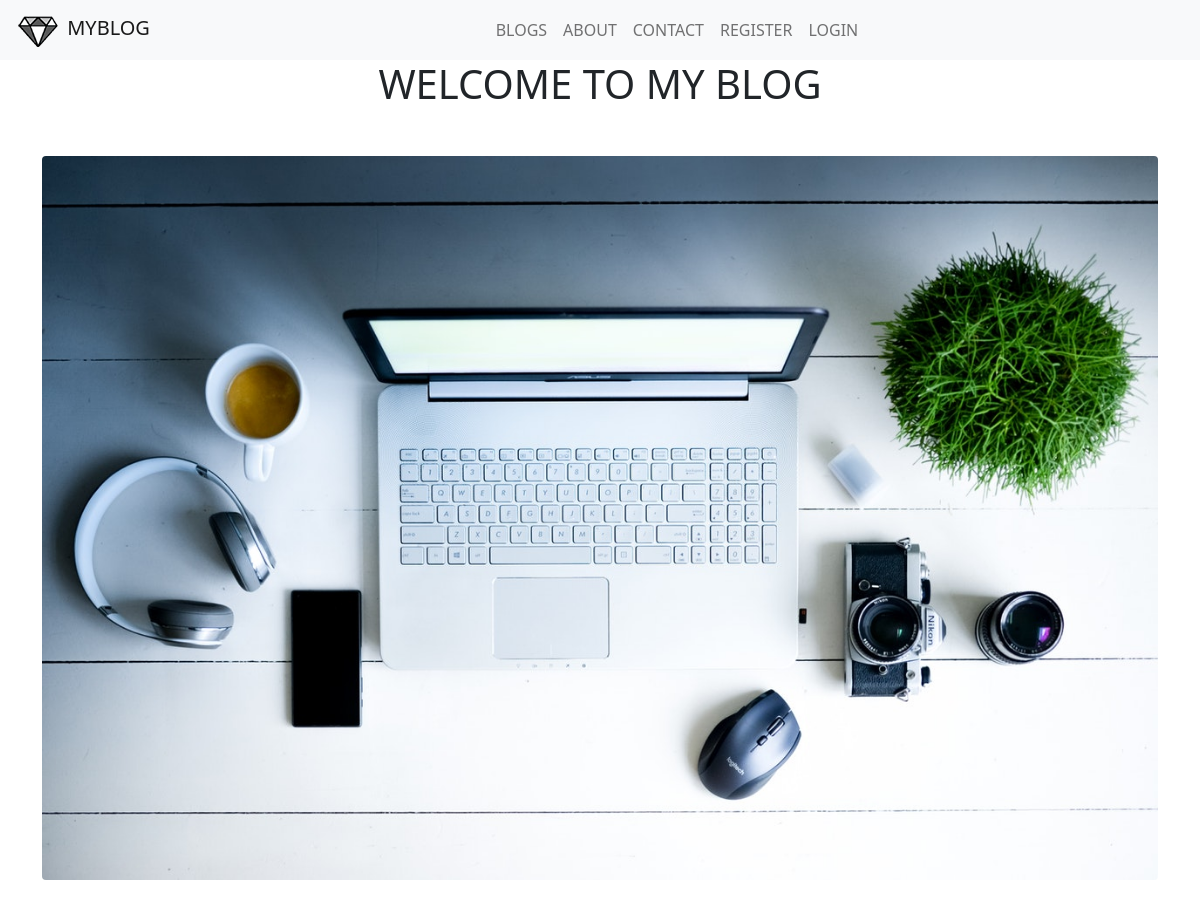
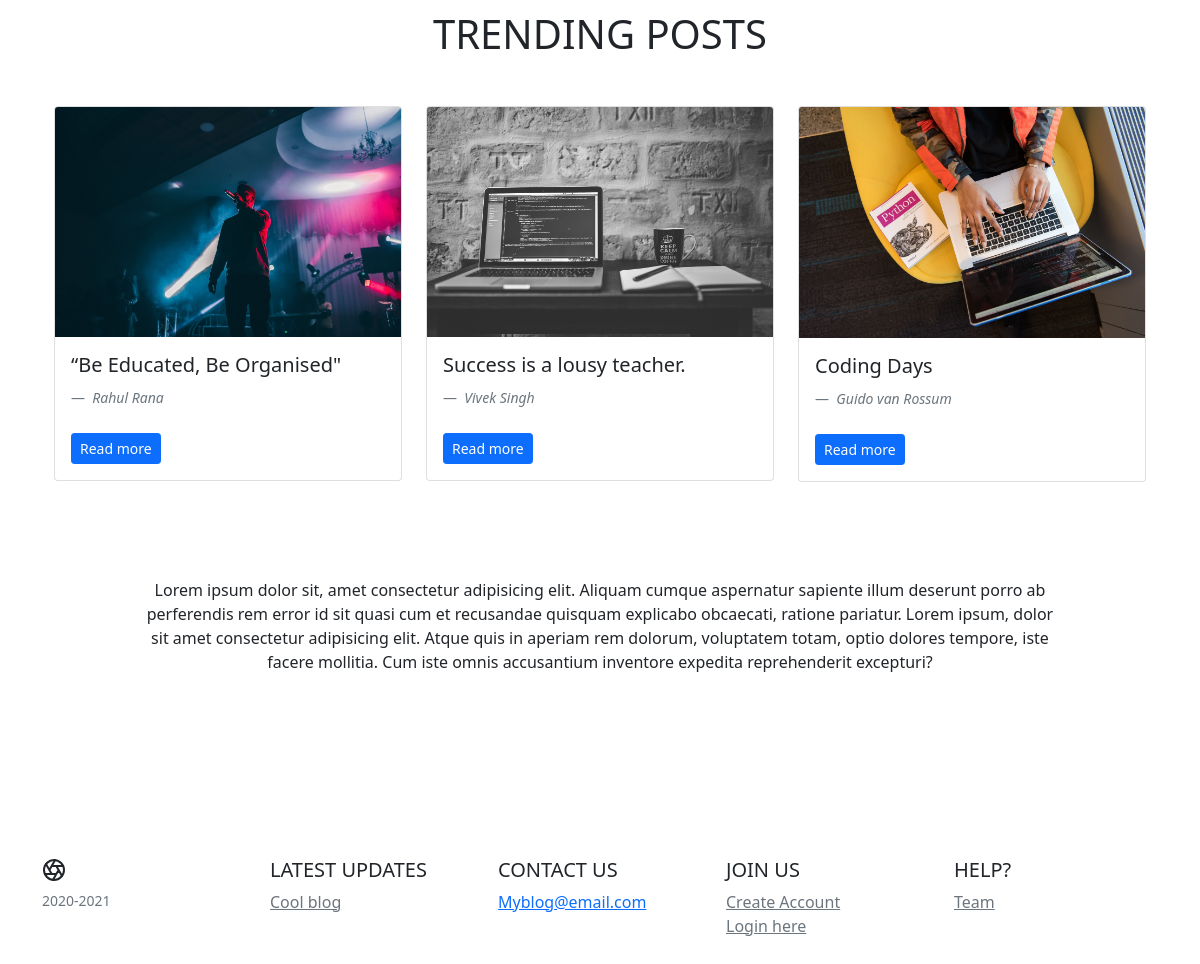
The page / on the database its author committed (2 pictures, top to bottom).
### blog/models.py (models this page shows, shortened)
class Blog(models.Model):
    title = models.CharField(max_length = 120)
    author = models.ForeignKey(Author,on_delete=models.CASCADE)
    desc = models.TextField()
    date = models.DateTimeField(default=datetime.now(), blank=True)

class Author(models.Model):
    name = models.CharField(max_length = 120)
    display_pic = models.ImageField(upload_to="images")
    def __str__(self):
        return self.name

### pages/views.py (the view)
# urls.py: 2. Add a URL to urlpatterns:  path('', views.home, name='home')
def home(request):
    blog = Blog.objects.order_by('-id')[:3]
    context = {'blogs':blog}
    return render(request,'pages/home.html',context)

### templates/pages/home.html (shortened to what this page needs)
{% extends 'base.html' %}
{% load static %}
{% block body %}
<div class="container mx-auto  ">
    <div class=" text-center">
        <div class="mb-5">
            <h1> WELCOME TO MY BLOG </h1>
        </div>
        <img class="img-fluid rounded" src="{% static 'images/pic.jpg' %}" alt="">
    </div>
    <div class="text-center mt-5 mb-5">
        <h1> TRENDING POSTS </h1>
    </div>
    <div class="row mx-auto">
        {% for blog in blogs %}
          <div class="col-4">
              <div class="card">
                  <img src="{{blog.author.display_pic.url}}" class="card-img-top" alt="...">
                  <div class="card-body">
                    <h5 class="card-title">{{blog.title}}</h5>
                    <small class="blockquote-footer"> <i>{{blog.author}}</i></small>
                    <br>
                    <br>
                  <a type="button" href="{% url 'blog_details' blog.id %}" class="btn btn-primary btn-sm">Read more</a>
                  </div>
               </div>
           </div>
           {% endfor %}
        </div>
    <div class="m-5 p-5">
        <p class="text-center text-justify">Lorem ipsum dolor sit, amet consectetur adipisicing elit. Aliquam cumque
            aspernatur sapiente illum deserunt porro ab perferendis rem error id sit quasi cum et recusandae quisquam
            explicabo obcaecati, ratione pariatur. Lorem ipsum, dolor sit amet consectetur adipisicing elit. Atque quis
            in aperiam rem dolorum, voluptatem totam, optio dolores tempore, iste facere mollitia. Cum iste omnis
            accusantium inventore expedita reprehenderit excepturi?</p>
    </div>
</div>
<br>
{% endblock %}

### rows shown on the page
Blog: author.display_pic (picture), title "“Be Educated, Be Organised\"", author "Rahul Rana"
Blog: author.display_pic (picture), title "Success is a lousy teacher.", author "Vivek Singh"
Blog: author.display_pic (picture), title "Coding Days", author "Guido van Rossum"
